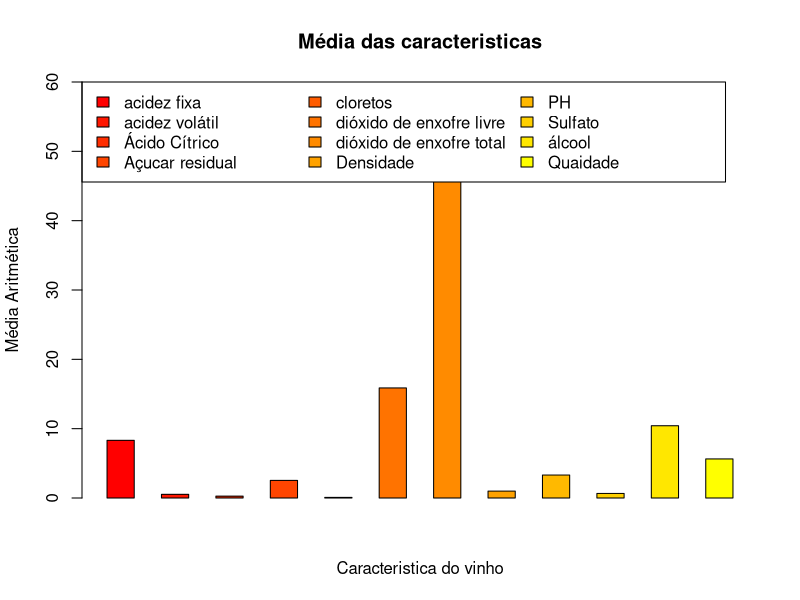
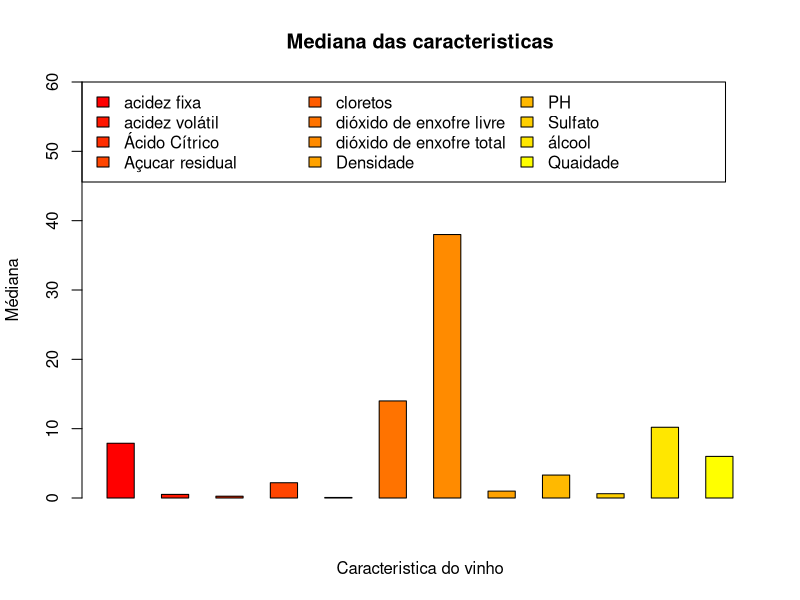
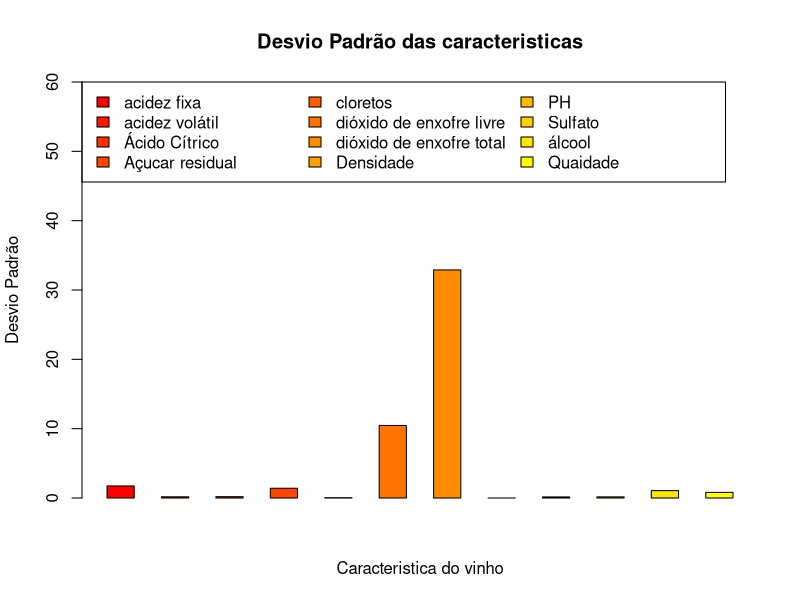
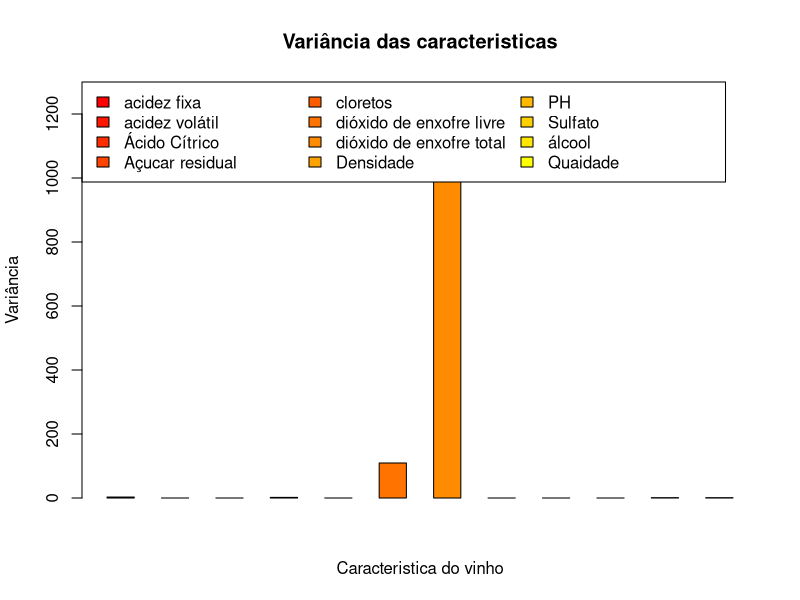
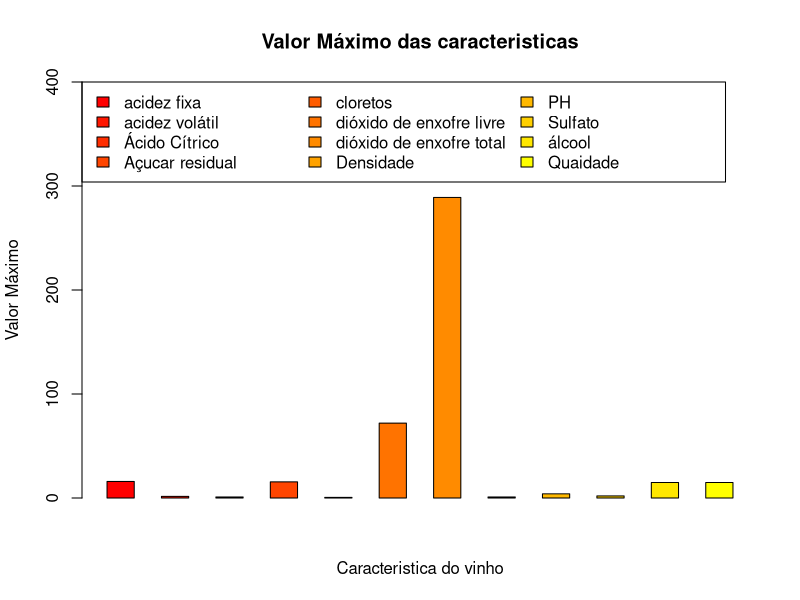
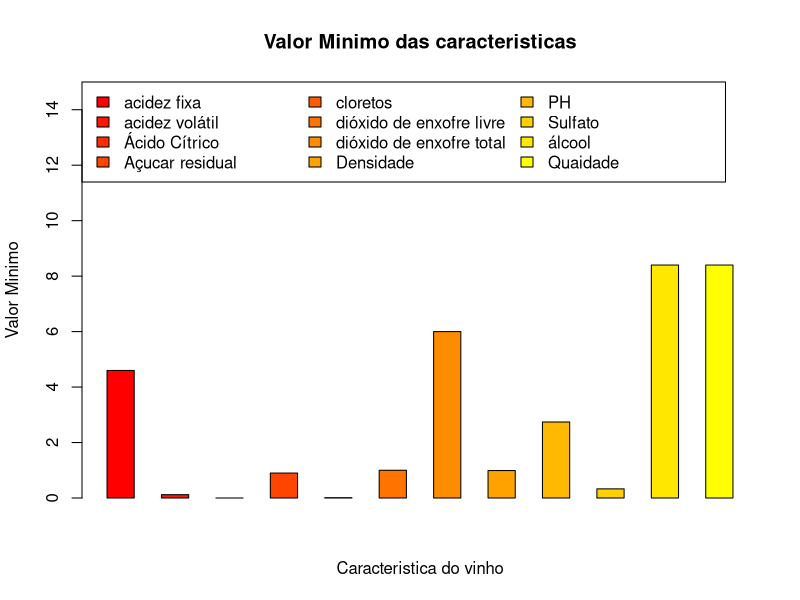

Write the R code that produced these figures, in order.
library(tibble)
# set caminho dos dados
pathData <- '/home/felipe/Documentos/Analise de Dados/DCWine/DadosASeremAnalisados/food-wine-quality/data/'
setwd(pathData)

# -------------------------------------------------------------------------
#Ler dados de vinhos tintos
redWine <- data.frame(read.csv(file = 'winequality_red.csv'))

df_estatistica <- tibble(Nome="acidez fixa", Media=mean(redWine$fixed_acidity), Mediana=median(redWine$fixed_acidity),desvioPadrao=sd(redWine$fixed_acidity),varianca=var(redWine$fixed_acidity), Maior=max(redWine$fixed_acidity), Menor=min(redWine$fixed_acidity))
df_estatistica <- add_row(df_estatistica, Nome="acidez volátil", Media=mean(redWine$volatile_acidity), Mediana=median(redWine$volatile_acidity),desvioPadrao=sd(redWine$volatile_acidity),varianca=var(redWine$volatile_acidity), Maior=max(redWine$volatile_acidity), Menor=min(redWine$volatile_acidity))
df_estatistica <- add_row(df_estatistica, Nome="Ácido Cítrico", Media=mean(redWine$citric_acid), Mediana=median(redWine$citric_acid),desvioPadrao=sd(redWine$citric_acid),varianca=var(redWine$citric_acid), Maior=max(redWine$citric_acid), Menor=min(redWine$citric_acid))
df_estatistica <- add_row(df_estatistica, Nome="Açucar residual", Media=mean(redWine$residual_sugar), Mediana=median(redWine$residual_sugar),desvioPadrao=sd(redWine$residual_sugar),varianca=var(redWine$residual_sugar), Maior=max(redWine$residual_sugar), Menor=min(redWine$residual_sugar))
df_estatistica <- add_row(df_estatistica, Nome="cloretos", Media=mean(redWine$chlorides), Mediana=median(redWine$chlorides),desvioPadrao=sd(redWine$chlorides),varianca=var(redWine$chlorides), Maior=max(redWine$chlorides), Menor=min(redWine$chlorides))
df_estatistica <- add_row(df_estatistica, Nome="dióxido de enxofre livre", Media=mean(redWine$free_sulfur_dioxide), Mediana=median(redWine$free_sulfur_dioxide),desvioPadrao=sd(redWine$free_sulfur_dioxide),varianca=var(redWine$free_sulfur_dioxide), Maior=max(redWine$free_sulfur_dioxide), Menor=min(redWine$free_sulfur_dioxide))
df_estatistica <- add_row(df_estatistica, Nome="dióxido de enxofre total", Media=mean(redWine$total_sulfur_dioxide), Mediana=median(redWine$total_sulfur_dioxide),desvioPadrao=sd(redWine$total_sulfur_dioxide),varianca=var(redWine$total_sulfur_dioxide), Maior=max(redWine$total_sulfur_dioxide), Menor=min(redWine$total_sulfur_dioxide))
df_estatistica <- add_row(df_estatistica, Nome="Densidade", Media=mean(redWine$density), Mediana=median(redWine$density),desvioPadrao=sd(redWine$density),varianca=var(redWine$density), Maior=max(redWine$density), Menor=min(redWine$density))
df_estatistica <- add_row(df_estatistica, Nome="PH", Media=mean(redWine$ph), Mediana=median(redWine$ph),desvioPadrao=sd(redWine$ph),varianca=var(redWine$ph), Maior=max(redWine$ph), Menor=min(redWine$ph))
df_estatistica <- add_row(df_estatistica, Nome="Sulfato", Media=mean(redWine$sulphates), Mediana=median(redWine$sulphates),desvioPadrao=sd(redWine$sulphates),varianca=var(redWine$sulphates), Maior=max(redWine$sulphates), Menor=min(redWine$sulphates))
df_estatistica <- add_row(df_estatistica, Nome="álcool", Media=mean(redWine$alcohol), Mediana=median(redWine$alcohol),desvioPadrao=sd(redWine$alcohol),varianca=var(redWine$alcohol), Maior=max(redWine$alcohol), Menor=min(redWine$alcohol))
df_estatistica <- add_row(df_estatistica, Nome="Quaidade", Media=mean(redWine$quality), Mediana=median(redWine$quality),desvioPadrao=sd(redWine$quality),varianca=var(redWine$alcohol), Maior=max(redWine$alcohol), Menor=min(redWine$alcohol))
df_estatistica

corDegrade <- colorRampPalette(c("red","yellow")) # Degradê de vermelho para amarelo

caracteristica_vinho=as.matrix(df_estatistica[1])

pathplot='/home/felipe/Documentos/Analise de Dados/DCWine/Gráficos/Estatistica'
setwd(pathplot)

pathnameFile = 'MediaCaracteristicas.jpeg'

# Gráfico da Média das caracteristicas
jpeg(filename = pathnameFile, width = 800, height = 800, units = "px", pointsize = 12,
     quality = 75, bg = "white")
  barplot(t(as.matrix(df_estatistica[2])),beside=TRUE,
          xlab = "Caracteristica do vinho",
          ylab = "Média Aritmética",
          ylim = c(0, 60),
          legend = caracteristica_vinho,
          args.legend = list(x = "topleft", 
                             ncol=3),
          col = corDegrade(12),
          main = "Média das caracteristicas")
dev.off()

# Gráfico da Mediana das caracteristicas
pathnameFile = 'MedianaCaracteristicas.jpeg'

jpeg(filename = pathnameFile, width = 800, height = 800, units = "px", pointsize = 12,
     quality = 75, bg = "white")
barplot(t(as.matrix(df_estatistica[3])),beside=TRUE,
        xlab = "Caracteristica do vinho",
        ylab = "Médiana",
        ylim = c(0, 60),
        legend = caracteristica_vinho,
        args.legend = list(x = "topleft", 
                           ncol=3),
        col = corDegrade(12),
        main = "Mediana das caracteristicas")
dev.off()

# Gráfico da Desvio Padrão das caracteristicas
pathnameFile = 'DesvioPadraoCaracteristicas.jpeg'

jpeg(filename = pathnameFile, width = 800, height = 800, units = "px", pointsize = 12,
     quality = 75, bg = "white")
barplot(t(as.matrix(df_estatistica[4])),beside=TRUE,
        xlab = "Caracteristica do vinho",
        ylab = "Desvio Padrão",
        ylim = c(0, 60),
        legend = caracteristica_vinho,
        args.legend = list(x = "topleft", 
                           ncol=3),
        col = corDegrade(12),
        main = "Desvio Padrão das caracteristicas")
dev.off()

# Gráfico da Variância das caracteristicas
pathnameFile = 'VarianciaCaracteristicas.jpeg'

jpeg(filename = pathnameFile, width = 800, height = 800, units = "px", pointsize = 12,
     quality = 75, bg = "white")
barplot(t(as.matrix(df_estatistica[5])),beside=TRUE,
        xlab = "Caracteristica do vinho",
        ylab = "Variância",
        ylim = c(0, 1300),
        legend = caracteristica_vinho,
        args.legend = list(x = "topleft", 
                           ncol=3),
        col = corDegrade(12),
        main = "Variância das caracteristicas")
dev.off()

# Gráfico do valor máximo das caracteristicas
pathnameFile = 'MaiorValorCaracteristicas.jpeg'

jpeg(filename = pathnameFile, width = 800, height = 800, units = "px", pointsize = 12,
     quality = 75, bg = "white")
barplot(t(as.matrix(df_estatistica[6])),beside=TRUE,
        xlab = "Caracteristica do vinho",
        ylab = "Valor Máximo",
        ylim = c(0, 400),
        legend = caracteristica_vinho,
        args.legend = list(x = "topleft", 
                           ncol=3),
        col = corDegrade(12),
        main = "Valor Máximo das caracteristicas")
dev.off()

# Gráfico do valor minimo das caracteristicas
pathnameFile = 'MenorValorCaracteristicas.jpeg'

jpeg(filename = pathnameFile, width = 800, height = 800, units = "px", pointsize = 12,
     quality = 75, bg = "white")
barplot(t(as.matrix(df_estatistica[7])),beside=TRUE,
        xlab = "Caracteristica do vinho",
        ylab = "Valor Minimo",
        ylim = c(0, 15),
        legend = caracteristica_vinho,
        args.legend = list(x = "topleft", 
                           ncol=3),
        col = corDegrade(12),
        main = "Valor Minimo das caracteristicas")
dev.off()